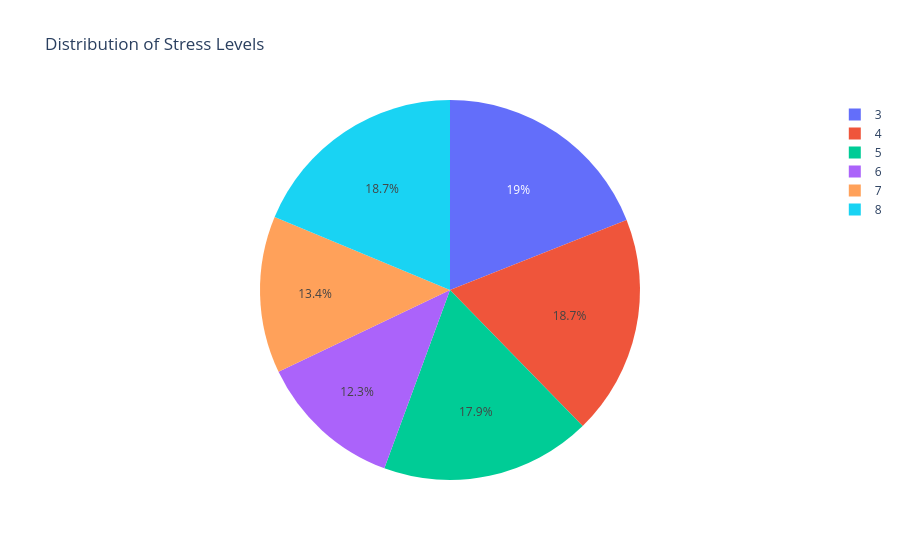

Here is the notebook cell this chart was saved with:
### Markdown cell above
#### Pie Chart using Plotly Express

### Code cell
# The parameter category_orders is used in this example to sorts the categories in ascending order
fig = px.pie(
    data_frame=sleep_df,
    names='Stress Level',
    category_orders={'Stress Level': set(sleep_df['Stress Level'])},
    title='Distribution of Stress Levels'
)
fig.show()

### Figure 1 — Plotly figure (JSON) as saved in the notebook; plotly's stock layout.template omitted (floating-point values rounded to 4 significant figures; data arrays with more than 128 entries replaced by an {"elided": "..."} marker saying what was removed)
{"data": [{"direction": "clockwise", "domain": {"x": [0, 1], "y": [0, 1]}, "hovertemplate": "Stress Level=%{label}<extra></extra>", "labels": {"elided": "374 int values"}, "legendgroup": "", "name": "", "showlegend": true, "sort": false, "type": "pie"}], "layout": {"legend": {"tracegroupgap": 0}, "title": {"text": "Distribution of Stress Levels"}}}
